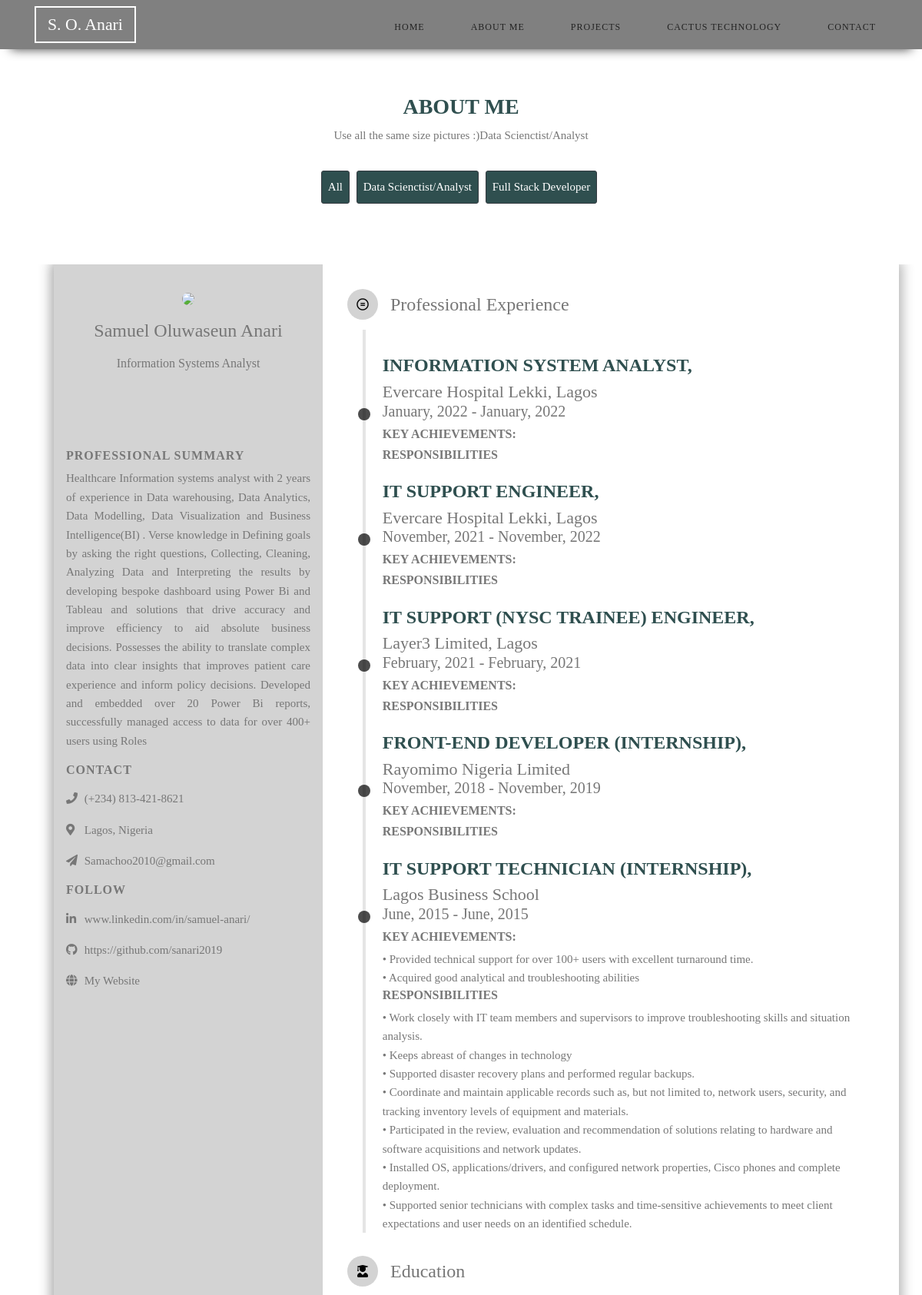
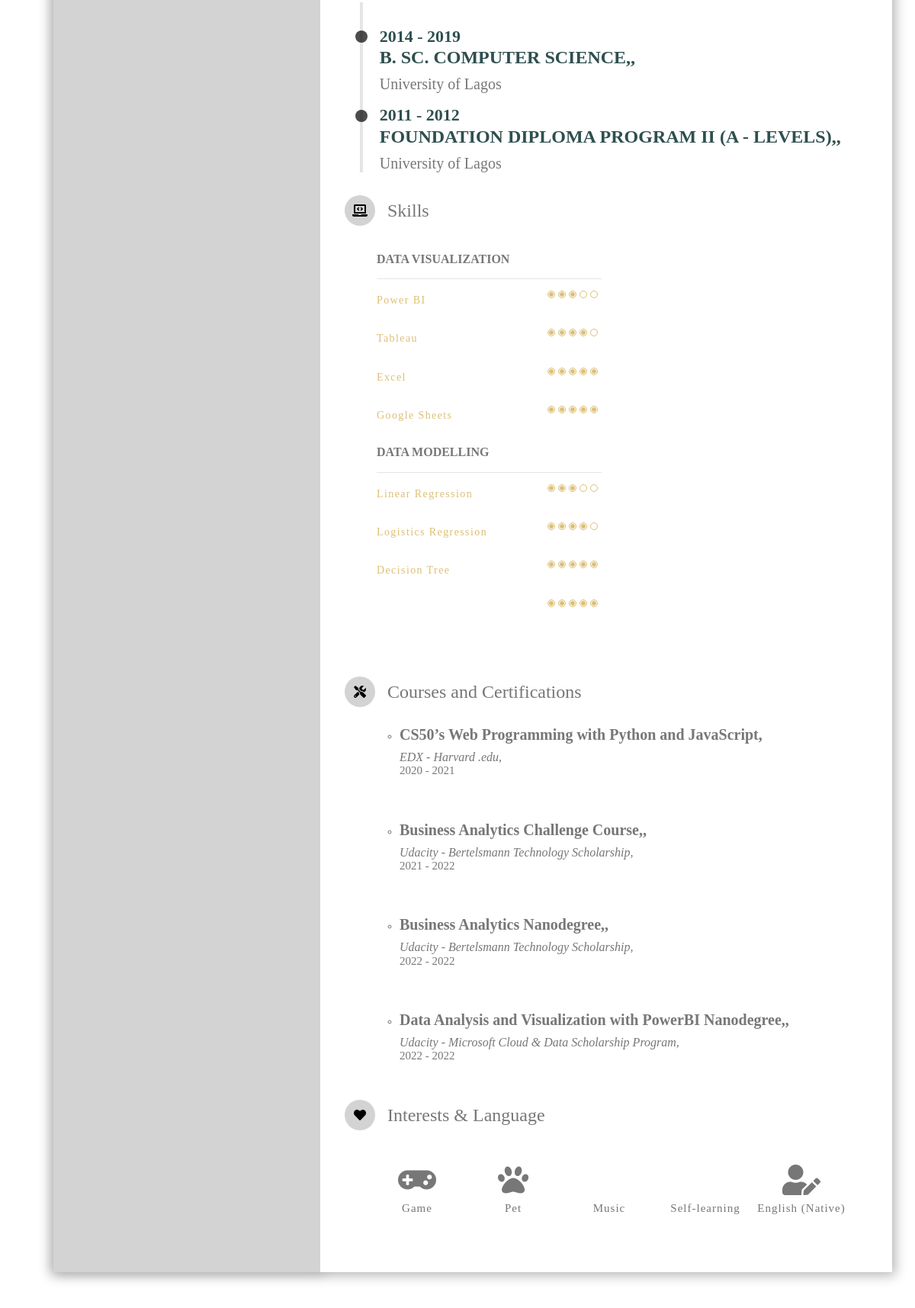
The app's page /Data_analyst (upper part) with its own data (2 pictures, top to bottom).
### MyPortfolioApp/models.py (models this page shows, shortened)
class Specialty(models.Model):
    spec_name = models.CharField(max_length=64,unique=True,db_index=True)
    slug=models.SlugField(unique=True)
    class Meta:
        ordering=('spec_name',)
    def get_absolute_url(self):
        return reverse('resume_by_speciality', args=[self.slug])

class Resume(models.Model):
    speciality = models.ForeignKey(Specialty, on_delete=models.CASCADE)
    job_title=models.CharField(max_length=64)
    about_me = models.TextField(db_index=True, help_text=("Required"), blank=True)
    Location = models.CharField(max_length=64)
    email = models.EmailField(max_length = 254)

class Experience(models.Model):
    start_date = models.DateField()
    end_date = models.DateField()
    job_role=models.CharField(max_length=64)
    company=models.CharField(max_length=64)
    achievement=models.TextField(db_index=True, help_text=("Required"), blank=True)
    responsibilities=models.TextField(db_index=True, help_text=("Required"), blank=True)
    @property
    def yearstarted(self):
        return self.start_date.strftime('%Y')
    @property
    def monthstarted(self):
        return self.start_date.strftime('%B')
    @property
    def yearended(self):
        return self.end_date.strftime('%Y')
    @property
    def monthended(self):
        return self.start_date.strftime('%B')

class Education(models.Model):
    start_date = models.DateField()
    end_date = models.DateField()
    school=models.CharField(max_length=64)
    program=models.CharField(max_length=64)
    @property
    def yearstarted(self):
        return self.start_date.strftime('%Y')
    @property
    def yearended(self):
        return self.end_date.strftime('%Y')

class Skill(models.Model):
    speciality = models.ForeignKey(Specialty, on_delete=models.CASCADE)
    skill_title = models.CharField(max_length=64,unique=True,db_index=True)
    skill_set1 = models.CharField(max_length=64, blank=True)
    skill_set2 = models.CharField(max_length=64, blank=True)
    skill_set3 = models.CharField(max_length=64, blank=True)
    skill_set4 = models.CharField(max_length=64, blank=True)
    skill_set5 = models.CharField(max_length=64, blank=True)

class Courses(models.Model):
    speciality = models.ForeignKey(Specialty, on_delete=models.CASCADE)
    start_date = models.DateField()
    end_date = models.DateField()
    course_school=models.CharField(max_length=64)
    course=models.CharField(max_length=64)
    @property
    def yearended(self):
        return self.end_date.strftime('%Y')
    @property
    def yearstarted(self):
        return self.start_date.strftime('%Y')

### MyPortfolioApp/views.py (the view)
# urls.py: path('<slug:category_slug>', views.about, name='resume_by_speciality'),
def about(request, category_slug=None):
    category=None
    specialities= Specialty.objects.all()
    projects = Resume.objects.all()
    education = Education.objects.all()
    experience = Experience.objects.all()
    skill = Skill.objects.all()
    course = Courses.objects.all()
    if category_slug:
        category = get_object_or_404(Specialty, slug=category_slug)
        projects = projects.filter(speciality=category)
        skill=skill.filter(speciality=category)
        course=course.filter(speciality=category)
    return render(request, "MyPortfolioApp/about.html",{"projects":projects, "category":category, "specialities":specialities, "education":education,"experience":experience, "skill":skill, "course":course})

### MyPortfolioApp/templates/MyPortfolioApp/about.html (shortened to what this page needs)
{% extends "MyPortfolioApp/layout.html" %}
{%block body%}
{% block nav2 %}
<div>
  <div id="nav2">
    <section class="portfolio-section" id="portfolio" >
      <div class="container">
        <div class="row">
          <div class="col-lg-12 text-center">
            <h2>{% block bodytitle %}<h2>About me</h2>{% endblock %}</h2>
            <p>Use all the same size pictures :){{category.spec_name}}</p>
          </div>
        </div>
        <div class="portfolio-menu mt-2 mb-4">
          <nav class="controls" id="menuna">
            <a type="button" class="control outline one {%if url_name == 'about' %}active{%endif%}" href="{% if request.path == orders_list_url %}{{ orders_list_url }}{% else %}{% url 'about' %}{% endif %}">All</a>
            {% for c in specialities %}
            <a type="button" class="control outline one {%if url_name == c.get_absolute_url  %}active{%endif%}" href="{{ c.get_absolute_url }}">{{ c.spec_name }}</a>
            {% endfor %}
          </nav>
        </div>
      </div>
    </section>
  </div>
</div>
<section class="portfolio-section" id="portfolio" style="padding-top:0;">
  <div class="container">
    <ul class="row portfolio-item">
      <div class="wrapper">
        <div class="intro">
          <div class="profile">
            <div class="photo">
              <img src="https://i.imgur.com/zh9eNsh.jpg">
            </div>
            <div class="bio">
              <h1 class="name">Samuel Oluwaseun Anari</h1>
              {% for p in projects %}
            <p class="paragraph">
              <p class="profession">{{p.job_title}}</p>
            </p>
            {% endfor %}
            </div>
          </div>
          <div class="intro-section about">
            <h1 class="title">professional summary</h1>
           {% for p in projects %}
            <p class="paragraph">
            {{p.about_me}}
            </p>
            {% endfor %}
          </div>
          <div class="intro-section contact">
            <h1 class="title">Contact</h1>
            <div class="info-section">
              <i class="fas fa-phone"></i>
              <span>(+234) 813-421-8621</span>
            </div>
            <div class="info-section">
              <i class="fas fa-map-marker-alt"></i>
              <span>Lagos, Nigeria</span>
            </div>
            <div class="info-section">
           {% for p in projects %}
           <i class="fas fa-paper-plane"></i>
           <span>{{p.email}}</span><br>
           {% endfor %}
            </div>
          </div>
          <div class="intro-section follow">
            <h1 class="title">Follow</h1>
            <div class="info-section link">
              <a href="#" class="icoLinkedin" title="Linkedin">
                <i class="fab fa-linkedin-in"></i>
                <span>www.linkedin.com/in/samuel-anari/</span>
              </a>
            </div>
            <div class="info-section link">
              <a href="#" class="icoGithub" title="GitHub">
                <i class="fab fa-github"></i>
                <span>https://github.com/sanari2019</span>
              </a>
            </div>
            <div class="info-section link">
              <a href="#" class="icoWebsite" title="Website">
                <i class="fas fa-globe"></i>
                <span>My Website</span>
              </a>
            </div>
        </div>
        </div>
        <div class="detail">
          <div class="detail-section edu">
            <div class="detail-title">
              <div class="title-icon">
                <i class="fab fa-creative-commons-nd"></i>
              </div>
              <span>Professional Experience</span>
            </div>
            <div class="timeline">
                <div class="events">
                  {% for ex in experience reversed %}
                  <div class="event">
                    <div class="description">
                      <h2 style="font-size:24px"><strong>{{ex.job_role}},</strong></h2>
                      <p style="font-size:22px">{{ex.company}}</p>
                    </div>
                    <div class="knob"></div>
                    <div class="date">
                      <h3 style="font-size:20px">{{ex.monthstarted}}, {{ex.yearstarted}} - {{ex.monthended}}, {{ex.yearended}}</h3>
                    </div>
                    <div class="description">
                      <h6><strong>KEY ACHIEVEMENTS:</strong></h6>
                      <p>{{ex.achievement|linebreaks}}</p>
                      <h6><strong>RESPONSIBILITIES</strong></h6>
                      <p>{{ex.responsibilities|linebreaks}}</p>
                    </div>
                  </div>
                  {% endfor %}
                  <div class="line"></div>
                </div>
            </div>
          </div>
          <div class="detail-section edu">
            <div class="detail-title">
              <div class="title-icon">
                <i class="fas fa-user-graduate"></i>
              </div>
              <span>Education</span>
            </div>
            <div class="timeline">
                <div class="events">
                  {% for e in education reversed %}
                  <div class="event">
                    <div class="knob"></div>
                    <div class="date">
                      <h2 style="font-size:22px">{{e.yearstarted}} - {{e.yearended}}</h2>
                    </div>
                    <div class="description">
                      <h2 style="font-size:24px"><strong>{{e.program}},</strong></h2>
                      <p style="font-size:20px">{{e.school}}</p>
                    </div>
                  </div>
                  {% endfor %}
                  <div class="line"></div>
                </div>
            </div>
          </div>
          <div class="detail-section pg-skill">
            <div class="detail-title">
              <div class="title-icon">
                <i class="fas fa-laptop-code"></i>
              </div>
              <span>Skills</span>
            </div>
            <div class="detail-content">
              <div class="skill-container" style="display:flex">
                <div class="skillset">
                  {% for s in skill %}
                  <h6 style="text-transform:uppercase; width:90%;"><strong>{{s.skill_title}}</strong></h6><hr>
                  <div class="skill-unit">
                        <div class="skill-lable">{{s.skill_set1}}</div>
                        <div class="skill-icon skill-3">
                            <span></span><span></span><span></span><span></span><span></span>
                        </div>
                  </div>
                  <div class="skill-unit">
                      <div class="skill-lable">{{s.skill_set2}}</div>
                          <div class="skill-icon skill-4">
                              <span></span><span></span><span></span><span></span><span></span>
                          </div>
                  </div>
                  <div class="skill-unit">
                      <div class="skill-lable">{{s.skill_set3}}</div>
                          <div class="skill-icon skill-5">
                              <span></span><span></span><span></span><span></span><span></span>
                          </div>
                  </div>
                  <div class="skill-unit">
                    <div class="skill-lable">{{s.skill_set4}}</div>
                        <div class="skill-icon skill-5">
                            <span></span><span></span><span></span><span></span><span></span>
                        </div>
                </div>
                {% endfor %}
                </div>
              </div>
            </div>
          </div>
          <div class="detail-section tool-skill">
            <div class="detail-title">
              <div class="title-icon">
                <i class="fas fa-tools"></i>
              </div>
              <span>Courses and Certifications</span>
            </div>
            {% for cert in course %}
            <div class="detail-content">
              <ul>
                <li style="line-height: 0.1;"><div>
                  <h5><strong>{{cert.course}},</strong></h5>
                  <h6><i>{{cert.course_school}},</i></h6>
                </div>
                <div>
                  <p>{{cert.yearstarted}} - {{cert.yearended}} </h5>
                </div></li>
              </ul>
            </div>
            {% endfor %}
          </div>
          <div class="detail-section interests">
            <div class="detail-title">
              <div class="title-icon">
                <i class="fas fa-heart"></i>
              </div>
              <span>Interests & Language</span>
            </div>
            <div class="detail-content">
              <div class="outer-frame">
                <ul class="favor-list">
                  <li>
                    <i class="fas fa-gamepad"></i>
                    <span>Game</span>
                  </li>
                  <li>
                    <i class="fas fa-paw"></i>
                    <span>Pet</span>
                  </li>
                  <li>
                    <i class="far fa-headphones-alt"></i>
                    <span>Music</span>
                  </li>
                  <li>
                    <i class="fas fa-book-spells"></i>
                    <span>Self-learning</span>
                  </li>
                  <li>
                    <i class="fas fa-user-edit"></i>
                    <span>English (Native)</span>
                  </li>
                </ul>
              </div>
            </div>
          </div>
        </div>
    </div>
</div>
</section>
{%endblock%}
  {%endblock%}

### MyPortfolioApp/templates/MyPortfolioApp/layout.html (style rules this page uses)
#nav2 { visibility: hidden; position:absolute; }
#menuna a { list-style:none; margin-top:10px; padding:8px; margin-left:0px; }

### MyPortfolioApp/templates/MyPortfolioApp/about.html (style rules this page uses)
#nav2 { visibility: visible; position:relative; }
.portfolio-section { background: #ffffff; }

### records on screen
Specialty: spec_name "Data Scienctist/Analyst"
Specialty: spec_name "Full Stack Developer"
Resume: job_title "Information Systems Analyst", about_me "Healthcare Information systems analyst with 2 years of experience in Data warehousing, Data Analytics, Data Modelling, Data Visualization and Business Intelligence(BI) . Verse knowledge in Defining goals by asking the right questions, Collecting, Cleaning, Analyzing Data and Interpreting the results by developing bespoke dashboard using Power Bi and Tableau and solutions that drive accuracy and improve efficiency to aid absolute business decisions. Possesses the ability to translate complex data into clear insights that improves patient care experience and inform policy decisions. Developed and embedded over 20 Power Bi reports, successfully managed access to data for over 400+ users using…", email "Samachoo2010@gmail.com"
Experience: job_role "INFORMATION SYSTEM ANALYST", company "Evercare Hospital Lekki, Lagos", monthstarted "January", yearstarted "2022", monthended "January", yearended "2022"
Experience: job_role "IT SUPPORT ENGINEER", company "Evercare Hospital Lekki, Lagos", monthstarted "November", yearstarted "2021", monthended "November", yearended "2022"
Experience: job_role "IT SUPPORT (NYSC TRAINEE) ENGINEER", company "Layer3 Limited, Lagos", monthstarted "February", yearstarted "2021", monthended "February", yearended "2021"
Experience: job_role "FRONT-END DEVELOPER (INTERNSHIP)", company "Rayomimo Nigeria Limited", monthstarted "November", yearstarted "2018", monthended "November", yearended "2019"
Experience: job_role "IT SUPPORT TECHNICIAN (INTERNSHIP)", company "Lagos Business School", monthstarted "June", yearstarted "2015", monthended "June", yearended "2015", achievement "• Provided technical support for over 100+ users with excellent turnaround time. • Acquired good analytical and troubleshooting abilities", responsibilities "• Work closely with IT team members and supervisors to improve troubleshooting skills and situation analysis. • Keeps abreast of changes in technology • Supported disaster recovery plans and performed regular backups. • Coordinate and maintain applicable records such as, but not limited to, network users, security, and tracking inventory levels of equipment and materials. • Participated in the review, evaluation and recommendation of solutions relating to hardware and software acquisitions and network updates. • Installed OS, applications/drivers, and configured network properties, Cisco phones and complete deployment. • Supported senior technicians with complex tasks and time-sensitive…"
Education: yearstarted "2014", yearended "2019", program "B. SC. COMPUTER SCIENCE,", school "University of Lagos"
Education: yearstarted "2011", yearended "2012", program "FOUNDATION DIPLOMA PROGRAM II (A - LEVELS),", school "University of Lagos"
Skill: skill_title "DATA VISUALIZATION", skill_set1 "Power BI", skill_set2 "Tableau", skill_set3 "Excel", skill_set4 "Google Sheets"
Skill: skill_title "DATA MODELLING", skill_set1 "Linear Regression", skill_set2 "Logistics Regression", skill_set3 "Decision Tree"
Courses: course "CS50’s Web Programming with Python and JavaScript", course_school "EDX - Harvard .edu", yearstarted "2020", yearended "2021"
Courses: course "Business Analytics Challenge Course,", course_school "Udacity - Bertelsmann Technology Scholarship", yearstarted "2021", yearended "2022"
Courses: course "Business Analytics Nanodegree,", course_school "Udacity - Bertelsmann Technology Scholarship", yearstarted "2022", yearended "2022"
Courses: course "Data Analysis and Visualization with PowerBI Nanodegree,", course_school "Udacity - Microsoft Cloud & Data Scholarship Program", yearstarted "2022", yearended "2022"
